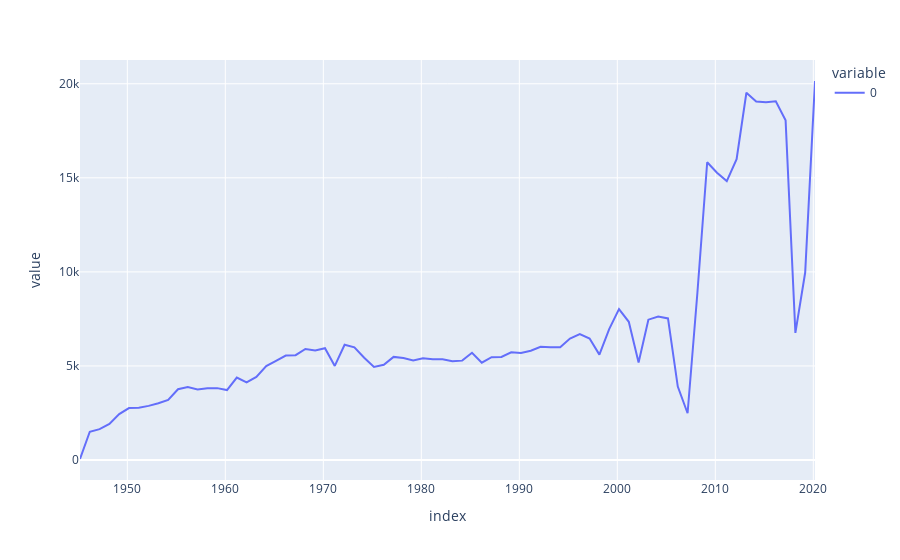

The code cell stored with this chart in its notebook:
### Markdown cell above
### Some Exploration

### Code cell
k = api.search_for(" ", "content",limit = 0, facet_time = "1year")
k.get_facets().plot(backend = "plotly")
